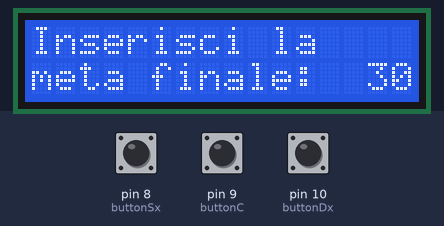
A sketch run on a simulated Arduino Uno, built with avr-gcc and run on an emulated ATmega328P. On the bench: 16×2 character LCD. Inputs (shaded band) come from the test bench; at power-on: pin 9 (buttonC) LOW, pin 10 (buttonDx) LOW, pin 8 (buttonSx) LOW.

Above: at 5.5 s.
5.6 s: pin 9 (buttonC) pulled HIGH for 3.2 s
At 7.6 s:
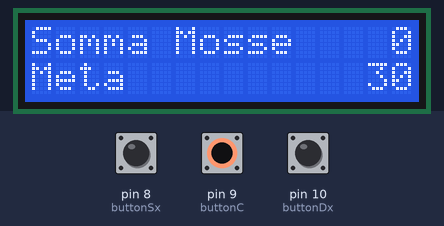
10.3 s: pin 10 (buttonDx) pulled HIGH for 1 s
At 11.6 s:
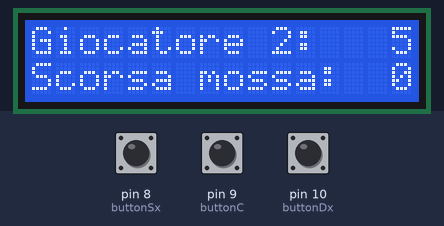
12.8 s: pin 9 (buttonC) pulled HIGH for 0.15 s
At 14.2 s:
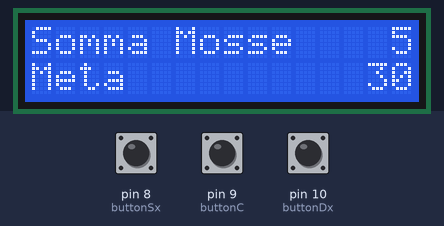
15.9 s: pin 8 (buttonSx) pulled HIGH for 1 s
At 16.9 s:
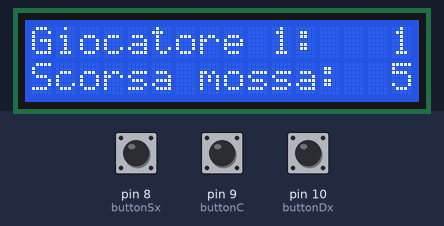
18.4 s: pin 10 (buttonDx) pulled HIGH for 1 s
At 20.1 s:
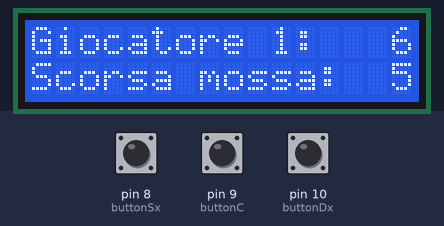
Timing chart, 0 to 21.6 s (numbered marks = the images above; inputs shaded):
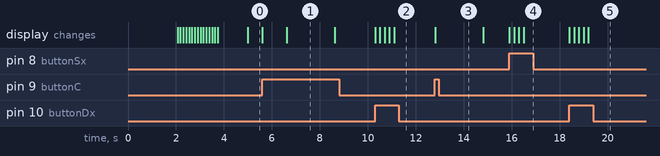

The sketch:

MarazzatoMatto_A_AngelaGame.ino
```cpp
// (licence header left out)
#include <LiquidCrystal.h>

int mossa;
int mossaPrec;
int numMeta;
int sommaMosse;
int numTurno;
bool primaGiocata;

bool start;
bool passaTurno;

LiquidCrystal lcd(2, 3, 4, 5, 6, 7);
int buttonSx = 8;
int buttonC = 9;
int buttonDx = 10;

void setup()
{
  lcd.begin(16,2);

  numMeta = 30;
  sommaMosse = 0;
  numTurno = 1;
  mossa = 0;
  primaGiocata = true;

  start = true;
  passaTurno = false;

  lcd.setCursor(1,0);
  lcd.print("INIZIO PARTITA");
  delay(2000);
  for(int i = 0; i<16; i++)
  {
    lcd.scrollDisplayLeft();
    delay(120);
  }

}

void loop()
{
    delay(1000);

  while (start == true)
  {
    printInizio();
    inserisciMeta();
    printMeta(numMeta);
      delay(1000);
  }

    lcd.clear();

    mossaPrec = mossa;
    printGame();

    while (passaTurno == false)
    {
      game();
    }

    printSommaMosse(sommaMosse);
    passaTurno = false;

      delay(1000);

    if (vittoria() == true){}

    else
    {
      if (numTurno == 1){numTurno = 2;}
      else if (numTurno == 2){numTurno = 1;}
    }
}

void game()
{
  if (primaGiocata == true && digitalRead(buttonSx) == HIGH && mossa > 0)
  {
    mossa--;
    lcd.setCursor(15,0);
    lcd.print(mossa);
    delay(200);
  }


  /*else if (primaGiocata == true && digitalRead(buttonDx) == HIGH && mossa < 6)
  {
    mossa++;
    lcd.setCursor(15,0);
    lcd.print(mossa);
    delay(200);
  }*/

  if (digitalRead(buttonSx) == HIGH && mossa > 1 || primaGiocata == true && digitalRead(buttonSx) == HIGH && mossa > 0)
  {
    mossa--;
    lcd.setCursor(15,0);
    lcd.print(mossa);
    delay(200);
  }

  else if (digitalRead(buttonDx) == HIGH && mossa < 6)
  {
    mossa++;
    lcd.setCursor(15,0);
    lcd.print(mossa);
    delay(200);
  }

  else if (digitalRead(buttonC) == HIGH && mossa != mossaPrec && mossa != 7-mossaPrec || primaGiocata == true && digitalRead(buttonC) == HIGH && mossa == 0)
  {
    passaTurno = true;
    primaGiocata = false;
    sommaMosse = sommaMosse + mossa;
  }
}

void printGame()
{
  if (numTurno == 1)
  {
    lcd.clear();
    lcd.setCursor(0,0);
    lcd.print("Giocatore 1: ");
    lcd.setCursor(15,0);
    lcd.print(mossa);
    lcd.setCursor(0,1);
    lcd.print("Scorsa mossa: ");
    lcd.setCursor(15,1);
    lcd.print(mossaPrec);
  }

  else
  {
    lcd.clear();
    lcd.setCursor(0,0);
    lcd.print("Giocatore 2: ");
    lcd.setCursor(15,0);
    lcd.print(mossa);
    lcd.setCursor(0,1);
    lcd.print("Scorsa mossa: ");
    lcd.setCursor(15,1);
    lcd.print(mossaPrec);
  }

}

void printSommaMosse(int displayMossa)
{
  if (sommaMosse < 10)
  {
    lcd.clear();
    lcd.setCursor(0,0);
    lcd.print("Somma Mosse");
    lcd.setCursor(15,0);
    lcd.print(displayMossa);

    lcd.setCursor(0,1);
    lcd.print("Meta");
    lcd.setCursor(14,1);
    lcd.print(numMeta);
  }

  else
  {
    lcd.clear();
    lcd.setCursor(0,0);
    lcd.print("Somma Mosse");
    lcd.setCursor(14,0);
    lcd.print(displayMossa);

    lcd.setCursor(0,1);
    lcd.print("Meta");
    lcd.setCursor(14,1);
    lcd.print(numMeta);
  }

}

void inserisciMeta()
{
  bool inizio = false;

  while (!inizio)
  {
    if (digitalRead(buttonSx) == HIGH && numMeta > 30)
    {
      numMeta--;
      lcd.setCursor(14,1);
      lcd.print(numMeta);
      delay(100);
    }

    else if (digitalRead(buttonDx) == HIGH && numMeta < 99)
    {
      numMeta++;
      lcd.setCursor(14,1);
      lcd.print(numMeta);
      delay(100);
    }

    else if (digitalRead(buttonC) == HIGH)
    {
      inizio = true;
      start = false;
    }
  }
}

void printMeta(int displayGiocata)
{
  lcd.clear();
  lcd.setCursor(5,0);
  lcd.print("Numero");
  lcd.setCursor(0,1);
  lcd.print("selezionato: ");
  lcd.setCursor(14,1);
  lcd.print(displayGiocata);
}

void printInizio()
{
  lcd.clear();
  lcd.setCursor(0,0);
  lcd.print("Inserisci la");
  lcd.setCursor(0,1);
  lcd.print("meta finale:");
  lcd.setCursor(14,1);
  lcd.print(numMeta);
}


bool vittoria()
{
  if (sommaMosse == numMeta)
  {
    lcd.clear();
    lcd.setCursor(2,0);
    lcd.print("GIOCATORE");
    lcd.setCursor(13,0);
    lcd.print(numTurno);
    lcd.setCursor(5,1);
    lcd.print("VINCE");
    reset();

      delay(1000);

    return true;
  }

  else if (sommaMosse > numMeta)
  {
    if (numTurno == 1)
    {
      lcd.clear();
      lcd.setCursor(2,0);
      lcd.print("GIOCATORE");
      lcd.setCursor(13,0);
      lcd.print(2);
      lcd.setCursor(6,1);
      lcd.print("VINCE");
      reset();

        delay(1000);

      return true;
    }

    else if (numTurno == 2)
    {
      lcd.clear();
      lcd.setCursor(2,0);
      lcd.print("GIOCATORE");
      lcd.setCursor(13,0);
      lcd.print(1);
      lcd.setCursor(6,1);
      lcd.print("VINCE");
      reset();

        delay(1000);

      return true;
    }
  }

  else{return false;}
}


void reset()
{
  mossa = 0;
  mossaPrec = 0;
  sommaMosse = 0;
  numTurno = 1;
  numMeta = 30;
  start = true;
  primaGiocata = true;
}

//  Copyright ITT Eugenio Barsanti / Produced by MARAZZATO MATTEO - 4BI  //
```

Measured:
- after the input at 5.6 s, the display: first changes at once (image 1 shows a later state)
- after the input at 10.3 s, the display: first changes at once (image 2 shows a later state)
- after the input at 12.8 s, the display: changes at once (image 3)
- after the input at 15.9 s, the display: first changes at once (image 4 shows a later state)
- after the input at 18.4 s, the display: first changes at once (image 5 shows a later state)
- what the display in image 1 shows lasts 2.0 s, from 6.6 s to 8.6 s
